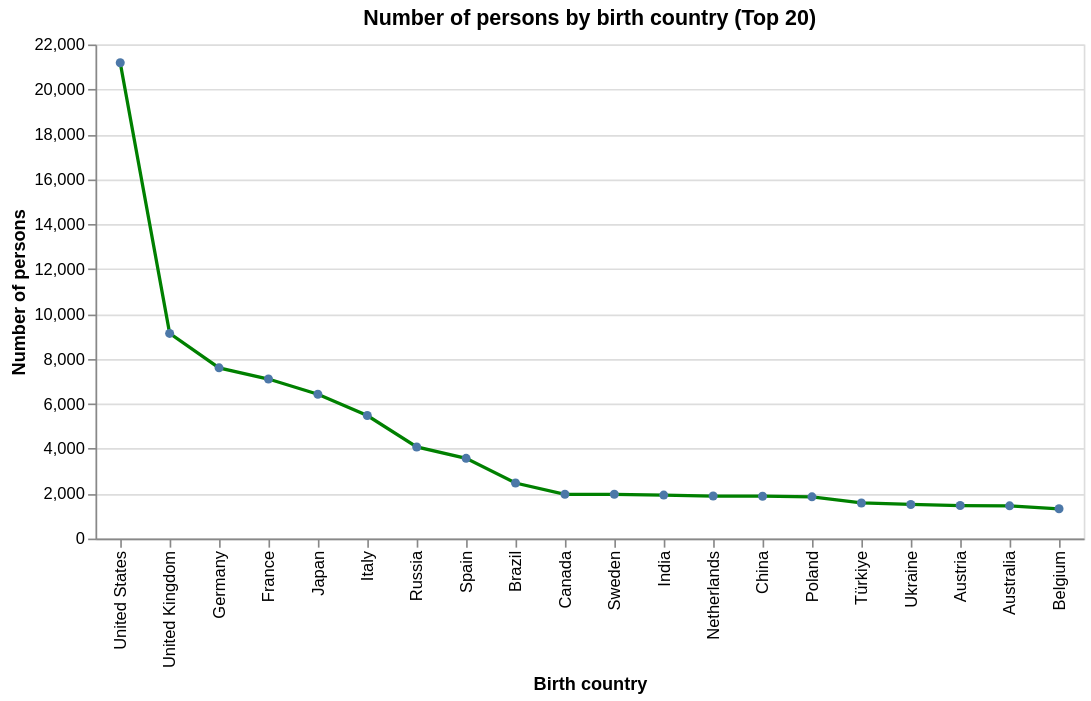

The cell this chart's notebook holds for it:
### Markdown cell above
---

###График 4 — Топ-20 стран рождения

### Code cell
country_counts = df['bplace_country'].value_counts().head(20).reset_index()
country_counts.columns = ['country', 'count']

alt.Chart(country_counts).mark_line(point=True, color='green').encode(
    x=alt.X('country', sort=None, title='Birth country'),
    y=alt.Y('count', title='Number of persons'),
    tooltip=['country', 'count']
).properties(title='Number of persons by birth country (Top 20)', width=600)

### Figure 1 — Vega-Lite specification as saved in the notebook (floating-point values rounded to 4 significant figures)
{"config": {"view": {"continuousWidth": 300, "continuousHeight": 300}}, "data": {"name": "data-153addc0a59b91942359c189f96e3e4c"}, "mark": {"type": "line", "color": "green", "point": true}, "encoding": {"tooltip": [{"field": "country", "type": "nominal"}, {"field": "count", "type": "quantitative"}], "x": {"field": "country", "sort": null, "title": "Birth country", "type": "nominal"}, "y": {"field": "count", "title": "Number of persons", "type": "quantitative"}}, "title": "Number of persons by birth country (Top 20)", "width": 600, "$schema": "https://vega.github.io/schema/vega-lite/v5.20.1.json", "datasets": {"data-153addc0a59b91942359c189f96e3e4c": [{"country": "United States", "count": 21186}, {"country": "United Kingdom", "count": 9135}, {"country": "Germany", "count": 7601}, {"country": "France", "count": 7103}, {"country": "Japan", "count": 6427}, {"country": "Italy", "count": 5478}, {"country": "Russia", "count": 4080}, {"country": "Spain", "count": 3573}, {"country": "Brazil", "count": 2473}, {"country": "Canada", "count": 1972}, {"country": "Sweden", "count": 1971}, {"country": "India", "count": 1936}, {"country": "Netherlands", "count": 1894}, {"country": "China", "count": 1887}, {"country": "Poland", "count": 1857}, {"country": "Türkiye", "count": 1586}, {"country": "Ukraine", "count": 1518}, {"country": "Austria", "count": 1471}, {"country": "Australia", "count": 1458}, {"country": "Belgium", "count": 1326}]}}
